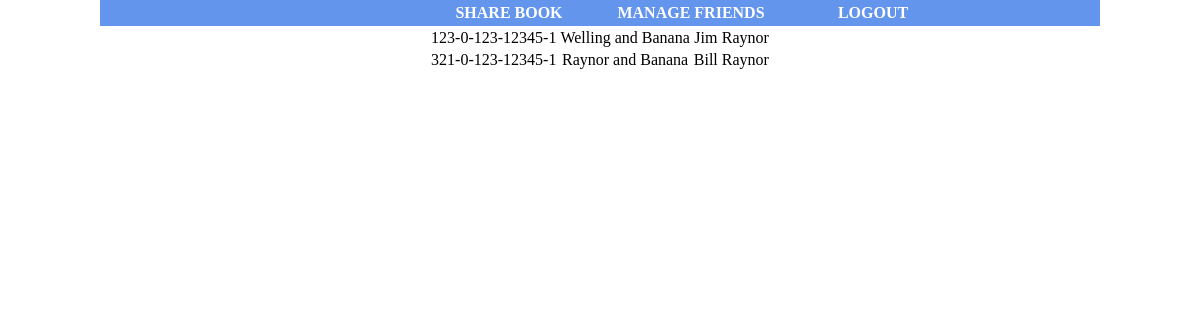
The page /view_books.php on the database as committed earlier.
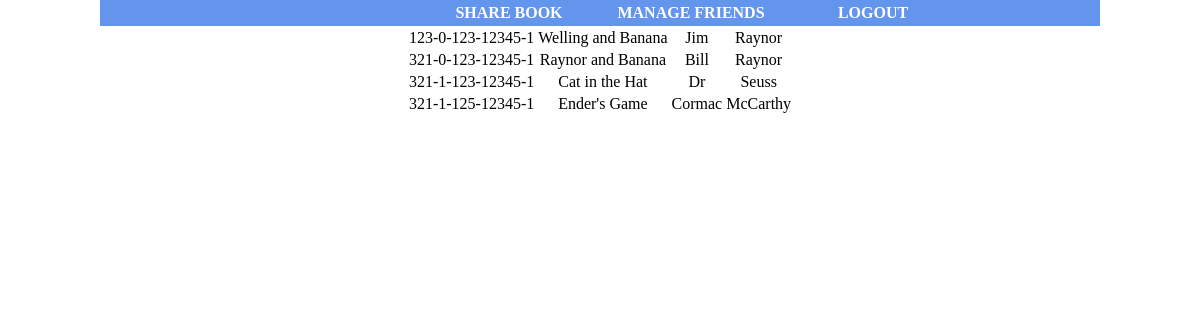
The same page on the database as committed later.
### tables this page shows
CREATE TABLE books
( 	isbn CHAR(17) NOT NULL PRIMARY KEY,
	title VARCHAR(50),
	author_first_name VARCHAR(20),
	author_last_name VARCHAR(20)
);

### view_books.php (the view, shortened to what this page needs)
<!DOCTYPE html>
<html>
<head>
	<link rel="stylesheet" type="text/css" href="bookshelf.css" />
</head>
<body>
	<div id="wrap">
		<?php
			include('directory.php');
		?>
		<div id="main">
			<?php
				include('access_database.php');
				$userQuery = "SELECT * FROM books";
				$userStmt = $db->query($userQuery);
				$num_rows = $userStmt->num_rows;
				if ($num_rows == 0) {
					echo "no books";
				} else {
					echo "<table>";
					for ($i=0; $i < $num_rows; $i++) {
						$row = $userStmt->fetch_assoc();
						echo '<tr><td>'.$row['isbn'].'</td><td>'.$row['title'].'</td><td>'.$row['author_first_name'].'</td><td>'.$row['author_last_name'].'</td></tr>';
					}
					echo "</table>";
				}
			?>
		</div>
</body>
</html>

### directory.php
<link rel="stylesheet" type="text/css" href="css/header.css">
<header>
	<ul class="nav">
		<li><a id="navBar" href="user_homepage.php"><?php echo $username;?></a></li>
		<li><a id="navBar" href="add_book.php">Share Book</a></li>
		<li><a id="navBar" href="user_manage_friends.php">Manage Friends</a></li>
		<li><a id="navBar" href="index.php">Logout</a></li>
	</ul>
</header>

### css/bookshelf.css (style rules this page uses)
html, body { margin:0; padding:0; }
#wrap { width:1000px; margin:0 auto; font-size: 16px; }
#main { margin:0 auto; text-align:center }
table { margin-left:auto; margin-right:auto; }

### css/header.css (style rules this page uses)
ul { list-style-type: none; margin: 0, auto; padding: 0; overflow: hidden; }
header { background-color: #6495ED; }
#navBar { font-family: verdana; width:170px; color:#FFFFFF; background-color:#6495ED; text-align: center; padding:4px; text-decoration:none; text-transform:uppercase; font-weight: bold; }
.nav { list-style: none; margin: 0; padding: 0; text-align: center; }
.nav li { display: inline; }
.nav a { display: inline-block; }

Rows that differ between the two databases and show on the page:
added books: isbn "321-1-123-12345-1", title "Cat in the Hat", author_first_name "Dr", author_last_name "Seuss"
added books: isbn "321-1-125-12345-1", title "Ender's Game", author_first_name "Cormac", author_last_name "McCarthy"
